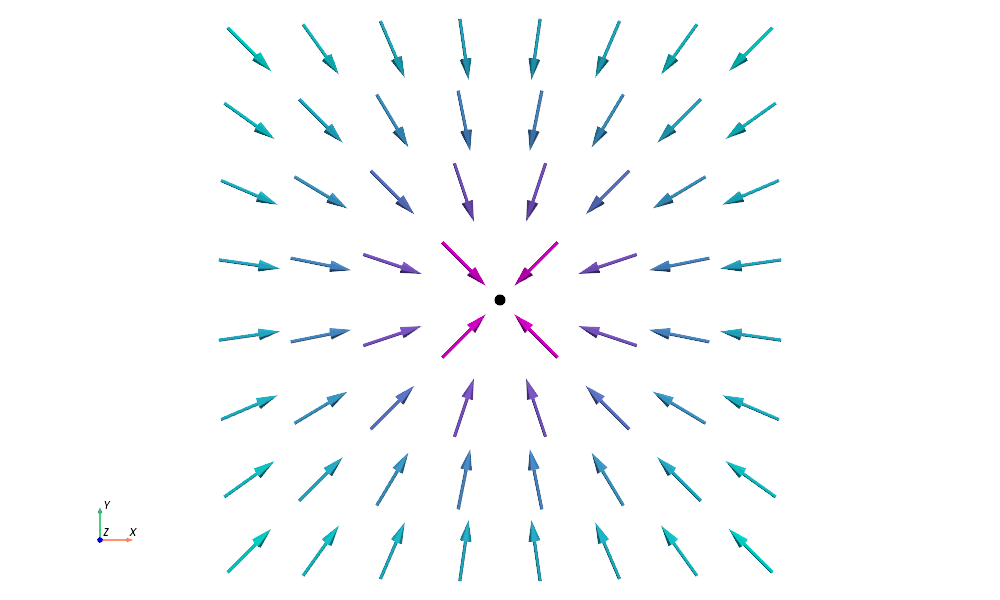

Recreate this plot in Python.
import numpy as np
import pyvista as pv

# --- Konstanten ---
I = 1  # Strom in A
mu_0 = 4 * np.pi * 1e-7  # Vakuumpermeabilität

# --- Gitter in z=0-Ebene ---
x = np.linspace(-1, 1, 8)
y = np.linspace(-1, 1, 8)
X, Y = np.meshgrid(x, y)
Z = np.zeros_like(X)

# --- Abstand vom Draht ---
R = np.sqrt(X**2 + Y**2)
R[R == 0] = 1e-10  # Vermeidung von Division durch 0

# --- Gradient von A_z: rein radial ---
grad_A_mag = -mu_0 * I / (2 * np.pi * R)
grad_Ax = grad_A_mag * X / R
grad_Ay = grad_A_mag * Y / R
grad_Az = np.zeros_like(grad_Ax)

# --- Punkte & Vektoren ---
points = np.vstack((X.ravel(), Y.ravel(), Z.ravel())).T
vectors = np.vstack((grad_Ax.ravel(), grad_Ay.ravel(), grad_Az.ravel())).T

# --- Richtung normalisieren für Richtungsglyphs ---
magnitudes = np.linalg.norm(vectors, axis=1)
directions = vectors / magnitudes[:, np.newaxis]

# --- PyVista: PolyData und Glyphs ---
pdata = pv.PolyData(points)
pdata["gradA"] = directions
pdata["magnitude"] = np.log10(magnitudes)

factor = 0.25
pdata.points -= 0.5 * directions * factor  # Pfeile auf Gitter zentrieren
glyphs = pdata.glyph(orient="gradA", scale=False, factor=factor)

# --- Draht als Zylinder ---
cylinder = pv.Cylinder(center=(0, 0, 0), direction=(0, 0, 1), radius=0.02, height=2.0)

# --- Plot ---
plotter = pv.Plotter(window_size=(1000, 600))
plotter.set_background("white")
plotter.renderer.SetBackgroundAlpha(0)

plotter.add_mesh(glyphs, scalars="magnitude", cmap="cool", show_scalar_bar=False)
plotter.add_mesh(cylinder, color="black")

plotter.view_vector([0, 0, 1], viewup=[0, 1, 0])
plotter.camera.zoom(1.6)

plotter.show_axes()

plotter.show(auto_close=False, interactive=False)
plotter.screenshot("grad_A_z_vec_top.png", transparent_background=True)
plotter.close()
